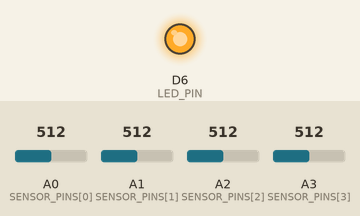
This program was run on a simulated Arduino MKR. Parts: output pins drawn as LEDs (lit = HIGH). Inputs (shaded band) come from the test bench; at power-on: A0 (SENSOR_PINS[0]) = 512, A1 (SENSOR_PINS[1]) = 512, A2 (SENSOR_PINS[2]) = 512, A3 (SENSOR_PINS[3]) = 512 (analog values on the 0–1023 scale). What the program prints to the serial monitor is not drawn.

Above: at 0.1 s.
Timing chart, 0 to 1.6 s (numbered marks = the images above):
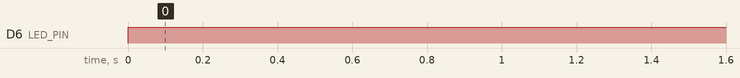

Measured:
- by itself, D6 (LED_PIN): LOW → HIGH at 0.00 s

The program:

main.cpp
```cpp
#include <Arduino.h>

const int NUM_SENSORS = 4;
const int SENSOR_PINS[NUM_SENSORS] = {A0, A1, A2, A3};
const int LED_PIN = LED_BUILTIN;
const int THRESHOLD = 1000;

const int WINDOW_SIZE = 10;
const int DRYING_RATE = 50;

bool waterDetected[NUM_SENSORS];
bool drying[NUM_SENSORS];
int history[NUM_SENSORS][WINDOW_SIZE];
int historyIndex[NUM_SENSORS];
bool historyFilled[NUM_SENSORS];
bool prevWaterDetected[NUM_SENSORS];
bool prevDrying[NUM_SENSORS];

void setup() {
  Serial.begin(9600);
  analogReadResolution(12);

  for (int s = 0; s < NUM_SENSORS; s++) {
    pinMode(SENSOR_PINS[s], INPUT);
    waterDetected[s] = false;
    drying[s] = false;
    prevWaterDetected[s] = false;
    prevDrying[s] = false;
    historyIndex[s] = 0;
    historyFilled[s] = false;
    for (int i = 0; i < WINDOW_SIZE; i++) history[s][i] = 0;
  }

  pinMode(LED_PIN, OUTPUT);
  digitalWrite(LED_PIN, LOW);
}

void loop() {
  for (int s = 0; s < NUM_SENSORS; s++) {
    int raw = analogRead(SENSOR_PINS[s]);

    // Store in circular buffer
    history[s][historyIndex[s]] = raw;
    historyIndex[s] = (historyIndex[s] + 1) % WINDOW_SIZE;
    if (historyIndex[s] == 0) historyFilled[s] = true;

    // Calculate drop over the window: oldest reading minus current
    int oldestIndex = historyFilled[s] ? historyIndex[s] : 0;
    int dropOverWindow = history[s][oldestIndex] - raw;

    if (drying[s]) {
      if (raw <= THRESHOLD) {
        drying[s] = false;
      } else if (historyFilled[s] && raw > 500 && dropOverWindow <= 0) {
        drying[s] = false;
        waterDetected[s] = true;
        if (s == 0) digitalWrite(LED_PIN, HIGH);
      }
    } else if (!waterDetected[s] && raw > THRESHOLD) {
      waterDetected[s] = true;
      if (s == 0) digitalWrite(LED_PIN, HIGH);
    } else if (waterDetected[s] && historyFilled[s]) {
      if (dropOverWindow > DRYING_RATE) {
        waterDetected[s] = false;
        drying[s] = true;
        if (s == 0) digitalWrite(LED_PIN, LOW);
      }
    }

    // Serial output per sensor
    Serial.print("S");
    Serial.print(s);
    Serial.print(": ");
    Serial.print(raw);
    Serial.print(" ");
    Serial.print(waterDetected[s] ? "WATER" : (drying[s] ? "DRYING" : "DRY"));
    if (s < NUM_SENSORS - 1) Serial.print(" | ");
  }
  Serial.println();

  delay(500);
}
```
